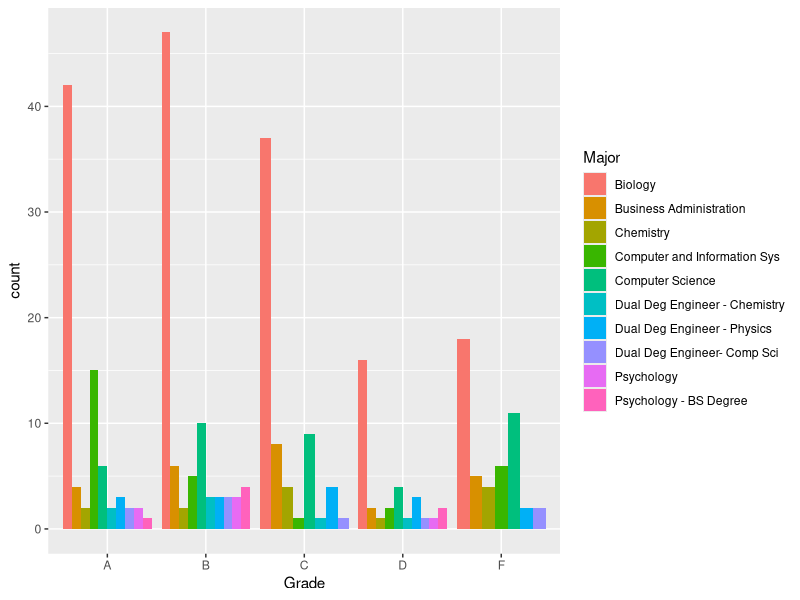
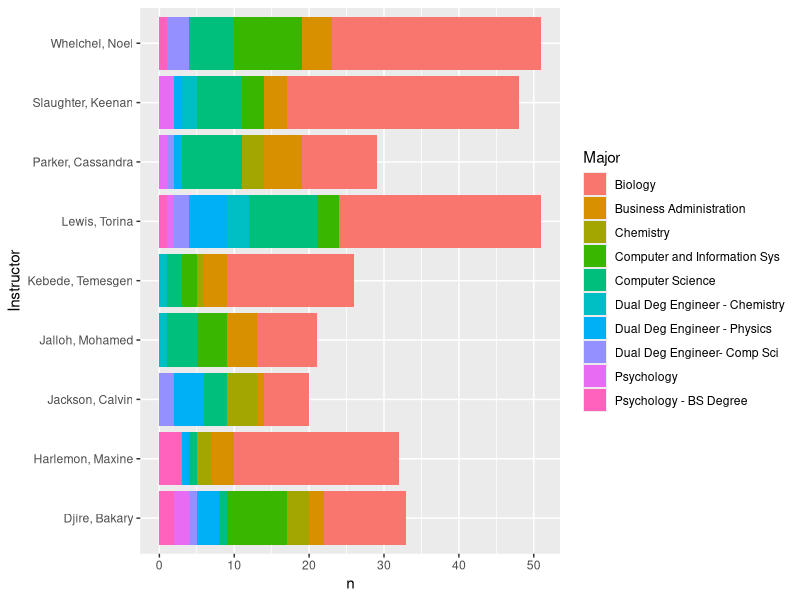
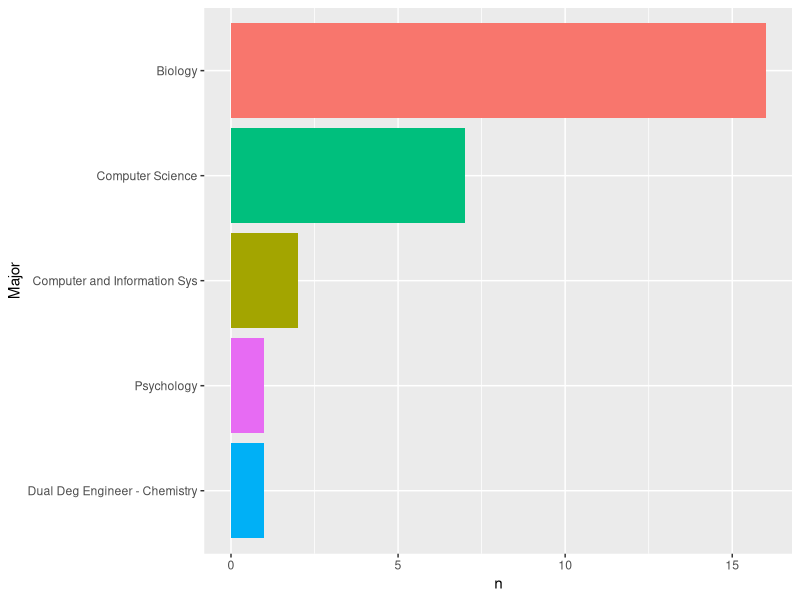
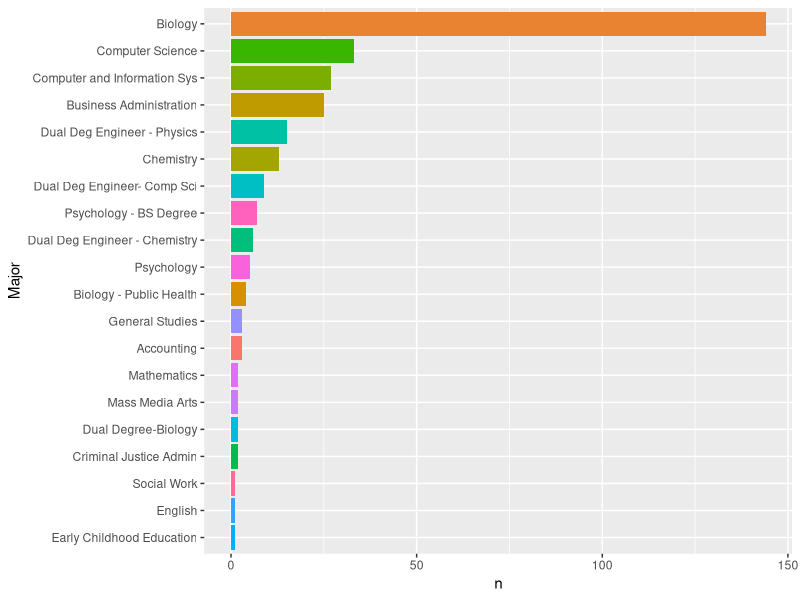
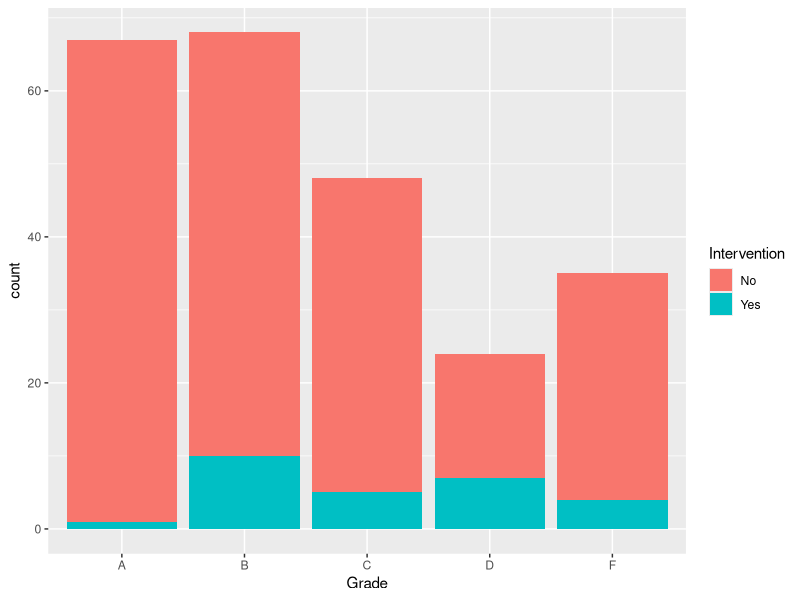
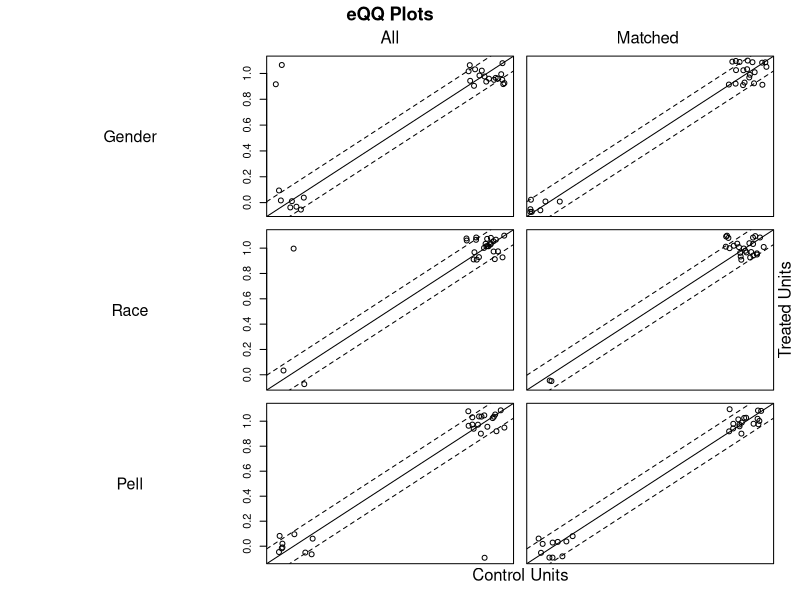
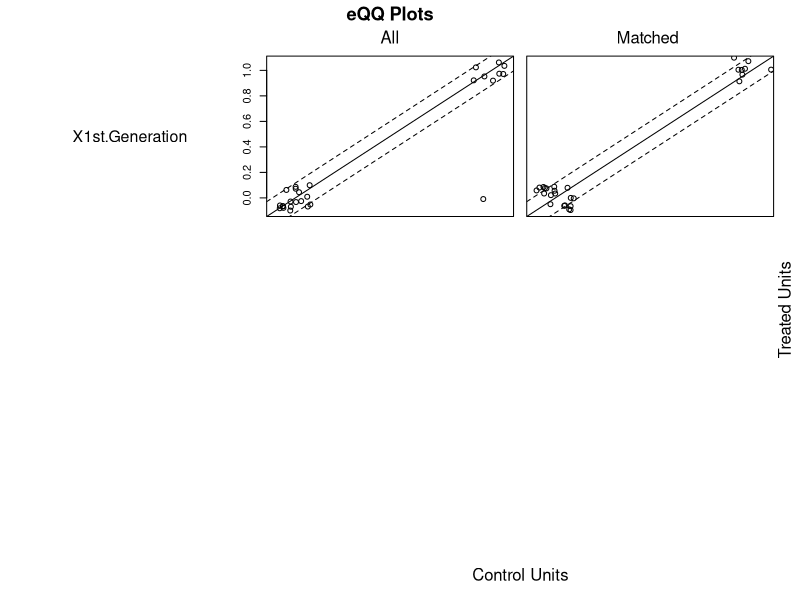

Write the R code that produced these figures, in order.
## ---- chunk 1
library(tidyverse) #The swiss knife!
#library(haven)
#library(sjmisc)
#library(plyr)
library(MatchIt)
#library(ggplot2)
#library(caret)
#library(RCurl) #To read the csv file from GitHub directly
library(rmarkdown)
## ---- chunk 2
dta <- read.csv("dta.csv")
## ---- chunk 3
#dta<-select(dta, -c(X))
## ---- chunk 4
glimpse(dta)
## ---- chunk 5
str(dta)
## ---- chunk 6
library(tidyverse)
dta %>% group_by(Major) %>% count() %>% arrange(desc(n))
## ---- chunk 7
major_count <- dta %>% group_by(Major) %>% count() %>% filter(n > 5)
major_count
## ---- chunk 8
ggplot(dta %>% filter(Major %in% unique(major_count$Major)),
       aes(x = Grade, fill = Major)) + geom_bar(position = 'dodge')
## ---- chunk 9
dta %>% group_by(Instructor) %>% count() %>%  arrange(desc(n))
## ---- chunk 10
inst_maj <- dta %>% group_by(Instructor, Major) %>% count() %>% arrange(desc(n))
inst_maj
## ---- chunk 11
ggplot(inst_maj %>% filter(Major %in% unique(major_count$Major)) , aes(x = Instructor, y = n, fill = Major)) + geom_bar(stat = 'identity') +
  coord_flip()
## ---- chunk 12
dta %>% filter(Treatment == 1) %>% count(Major) %>% 
  ggplot(aes(x = reorder(Major, n), y = n, fill = Major)) + geom_bar(stat = 'identity') + coord_flip() +
  xlab('Major') + theme(legend.position = "none")

dta %>% filter(Treatment == 0) %>% count(Major) %>% 
  ggplot(aes(x = reorder(Major, n), y = n, fill = Major)) + geom_bar(stat = 'identity') + coord_flip() +
  xlab('Major') + theme(legend.position = "none")
## ---- chunk 13
dta_new <- filter(dta, Major == "Biology" | Major == "Psychology" | Major == "Computer and Information Sys" | Major == "Computer Science" | Major == "Dual Deg Engineer - Chemistry")

## ---- chunk 14
major_count1 <- dta_new %>% group_by(Major) %>% count()
major_count1
## ---- chunk 15
dta_new$Intervention <- ifelse(dta_new$Treatment == 1, 'Yes', 'No')
ggplot(dta_new, aes(x = Grade, fill = Intervention)) + geom_bar()


## ---- chunk 16

dta_new %>%
  dplyr::group_by(Treatment) %>%
  dplyr::summarise(n_students = n(),
            AvgScore = mean(Score),
            std_error = sd(Score) / sqrt(n_students))



#Calculate the differences in means for the standardized score "Std_Score" grouping by treatment (1) and control (0) groups for the outcome variable.
dta_new %>%
  dplyr:: group_by(Treatment) %>%
  dplyr:: summarise(n_students = n(),
            AvgStdScore = mean(Std_Score),
            std_error = sd(Std_Score) / sqrt(n_students))



## ---- chunk 17
with(dta_new, t.test(Std_Score ~ Treatment))
with(dta_new, t.test(Score ~ Treatment))
## ---- chunk 18
?matchit
## ---- chunk 19
library(MatchIt)
mod_match <- matchit(Treatment ~  Gender + Race + Pell + X1st.Generation,
                     method = 'nearest', data = dta_new)
summary(mod_match)
plot(mod_match)

## ---- chunk 20
mod_data <- match.data(mod_match)
write.csv(mod_data, file = "mod_data.csv")
## ---- chunk 21
dta_cov <- c( "Race", "Pell", "X1st.Generation", "Gender")
mod_data %>%
  group_by(Treatment) %>%
  select(one_of(dta_cov)) %>%
  summarise_all(funs(mean))
## ---- chunk 22
lapply(dta_cov, function(v) {
    t.test(mod_data[, v] ~ mod_data$Treatment)})
## ---- chunk 23
with(mod_data, t.test(Score ~ Treatment))
## ---- chunk 24
lm_treat1 <- lm(Score ~ Race + Pell + X1st.Generation + Gender, data = mod_data)
summary(lm_treat1)
